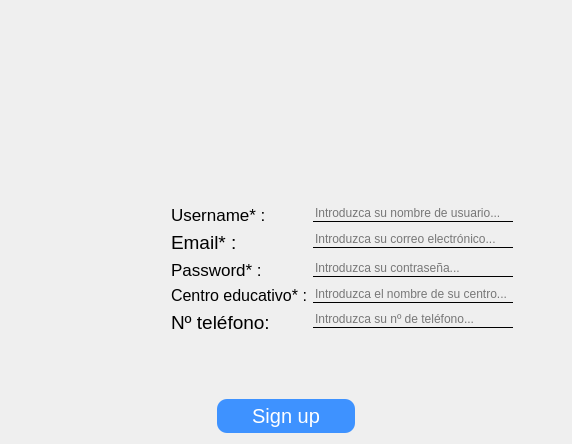
<?xml version="1.0" encoding="UTF-8"?>
<ui version="4.0">
 <class>Dialog</class>
 <widget class="QDialog" name="Dialog">
  <property name="geometry">
   <rect>
    <x>0</x>
    <y>0</y>
    <width>572</width>
    <height>444</height>
   </rect>
  </property>
  <property name="windowTitle">
   <string>Sign up</string>
  </property>
  <property name="windowIcon">
   <iconset resource="src/resources.qrc">
    <normaloff>:/logo/iconoProyecto.png</normaloff>:/logo/iconoProyecto.png</iconset>
  </property>
  <layout class="QVBoxLayout" name="verticalLayout_3">
   <item>
    <layout class="QVBoxLayout" name="verticalLayout">
     <item>
      <layout class="QVBoxLayout" name="verticalLayout_2">
       <property name="sizeConstraint">
        <enum>QLayout::SetDefaultConstraint</enum>
       </property>
       <item>
        <widget class="QLabel" name="logo">
         <property name="sizePolicy">
          <sizepolicy hsizetype="Maximum" vsizetype="Maximum">
           <horstretch>0</horstretch>
           <verstretch>0</verstretch>
          </sizepolicy>
         </property>
         <property name="minimumSize">
          <size>
           <width>550</width>
           <height>100</height>
          </size>
         </property>
         <property name="maximumSize">
          <size>
           <width>200</width>
           <height>250</height>
          </size>
         </property>
         <property name="styleSheet">
          <string notr="true"/>
         </property>
         <property name="text">
          <string>&lt;html&gt;&lt;head/&gt;&lt;body&gt;&lt;p&gt;&lt;img src=&quot;:/logo/logoProyecto.png&quot;/&gt;&lt;/p&gt;&lt;/body&gt;&lt;/html&gt;</string>
         </property>
         <property name="scaledContents">
          <bool>true</bool>
         </property>
         <property name="alignment">
          <set>Qt::AlignCenter</set>
         </property>
        </widget>
       </item>
      </layout>
     </item>
     <item>
      <layout class="QFormLayout" name="formLayout_3">
       <property name="leftMargin">
        <number>160</number>
       </property>
       <item row="0" column="0">
        <widget class="QLabel" name="label_username">
         <property name="font">
          <font>
           <pointsize>13</pointsize>
          </font>
         </property>
         <property name="text">
          <string>Username* :</string>
         </property>
        </widget>
       </item>
       <item row="0" column="1">
        <widget class="QLineEdit" name="lineEdit_username">
         <property name="sizePolicy">
          <sizepolicy hsizetype="Fixed" vsizetype="Fixed">
           <horstretch>0</horstretch>
           <verstretch>0</verstretch>
          </sizepolicy>
         </property>
         <property name="maximumSize">
          <size>
           <width>200</width>
           <height>16777215</height>
          </size>
         </property>
         <property name="styleSheet">
          <string notr="true">QLineEdit{
border: 0px;
border-bottom: 1px solid black;
background-color: transparent;
}</string>
         </property>
         <property name="placeholderText">
          <string>Introduzca su nombre de usuario...</string>
         </property>
        </widget>
       </item>
       <item row="1" column="0">
        <widget class="QLabel" name="label_email">
         <property name="font">
          <font>
           <pointsize>14</pointsize>
          </font>
         </property>
         <property name="text">
          <string>Email* :</string>
         </property>
        </widget>
       </item>
       <item row="1" column="1">
        <widget class="QLineEdit" name="lineEdit_email">
         <property name="sizePolicy">
          <sizepolicy hsizetype="Fixed" vsizetype="Fixed">
           <horstretch>0</horstretch>
           <verstretch>0</verstretch>
          </sizepolicy>
         </property>
         <property name="maximumSize">
          <size>
           <width>200</width>
           <height>16777215</height>
          </size>
         </property>
         <property name="styleSheet">
          <string notr="true">QLineEdit{
border: 0px;
border-bottom: 1px solid black;
background-color: transparent;
}</string>
         </property>
         <property name="placeholderText">
          <string>Introduzca su correo electrónico...</string>
         </property>
        </widget>
       </item>
       <item row="2" column="0">
        <widget class="QLabel" name="label_passwd">
         <property name="font">
          <font>
           <pointsize>13</pointsize>
          </font>
         </property>
         <property name="text">
          <string>Password* :</string>
         </property>
        </widget>
       </item>
       <item row="2" column="1">
        <widget class="QLineEdit" name="lineEdit_passwd">
         <property name="sizePolicy">
          <sizepolicy hsizetype="Fixed" vsizetype="Fixed">
           <horstretch>0</horstretch>
           <verstretch>0</verstretch>
          </sizepolicy>
         </property>
         <property name="maximumSize">
          <size>
           <width>200</width>
           <height>16777215</height>
          </size>
         </property>
         <property name="styleSheet">
          <string notr="true">QLineEdit{
border: 0px;
border-bottom: 1px solid black;
background-color: transparent;
}</string>
         </property>
         <property name="echoMode">
          <enum>QLineEdit::Password</enum>
         </property>
         <property name="placeholderText">
          <string>Introduzca su contraseña...</string>
         </property>
        </widget>
       </item>
       <item row="3" column="0">
        <widget class="QLabel" name="label_centro">
         <property name="font">
          <font>
           <pointsize>12</pointsize>
          </font>
         </property>
         <property name="text">
          <string>Centro educativo* :</string>
         </property>
        </widget>
       </item>
       <item row="3" column="1">
        <widget class="QLineEdit" name="lineEdit_centro">
         <property name="maximumSize">
          <size>
           <width>200</width>
           <height>16777215</height>
          </size>
         </property>
         <property name="styleSheet">
          <string notr="true">QLineEdit{
border: 0px;
border-bottom: 1px solid black;
background-color: transparent;
}</string>
         </property>
         <property name="placeholderText">
          <string>Introduzca el nombre de su centro...</string>
         </property>
        </widget>
       </item>
       <item row="4" column="0">
        <widget class="QLabel" name="label_telefono">
         <property name="font">
          <font>
           <pointsize>14</pointsize>
          </font>
         </property>
         <property name="text">
          <string>Nº teléfono:</string>
         </property>
        </widget>
       </item>
       <item row="4" column="1">
        <widget class="QLineEdit" name="lineEdit_telefono">
         <property name="maximumSize">
          <size>
           <width>200</width>
           <height>16777215</height>
          </size>
         </property>
         <property name="styleSheet">
          <string notr="true">QLineEdit{
border: 0px;
border-bottom: 1px solid black;
background-color: transparent;
}</string>
         </property>
         <property name="placeholderText">
          <string>Introduzca su nº de teléfono...</string>
         </property>
        </widget>
       </item>
      </layout>
     </item>
     <item>
      <layout class="QHBoxLayout" name="horizontalLayout">
       <item>
        <widget class="QPushButton" name="btn_signup">
         <property name="sizePolicy">
          <sizepolicy hsizetype="Fixed" vsizetype="Fixed">
           <horstretch>0</horstretch>
           <verstretch>0</verstretch>
          </sizepolicy>
         </property>
         <property name="font">
          <font>
           <pointsize>15</pointsize>
          </font>
         </property>
         <property name="cursor">
          <cursorShape>PointingHandCursor</cursorShape>
         </property>
         <property name="styleSheet">
          <string notr="true">QPushButton{
background-color:rgb(62, 146, 255);
color: white;
border-radius: 10px;
padding: 5px 35px 5px 35px;
}
QPushButton:hover{
background-color: rgb(62, 62, 255)
}</string>
         </property>
         <property name="text">
          <string>Sign up</string>
         </property>
        </widget>
       </item>
      </layout>
     </item>
    </layout>
   </item>
  </layout>
 </widget>
 <resources>
  <include location="src/resources.qrc"/>
  <include location="../../../../src/resources.qrc"/>
 </resources>
 <connections/>
</ui>
